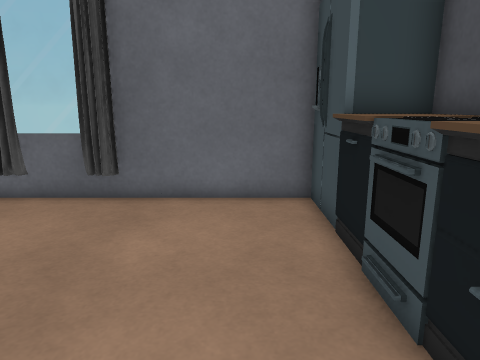
[1] (above)

15 first-person views from a walk through a 3-D level made in the Unity game engine. The camera is 1.3 m above the floor, tilts 12° down and sees 70° across. Doors are open. The floor is counted in squares, 0.5 m on a side. Each view is taken from the middle of a square. On the plan, view 1 faces up. The plan holds only what a view shows up to about 20 squares ahead; the rest is blank. The player character is not drawn. Some surface patterns are stand-ins.

[2]
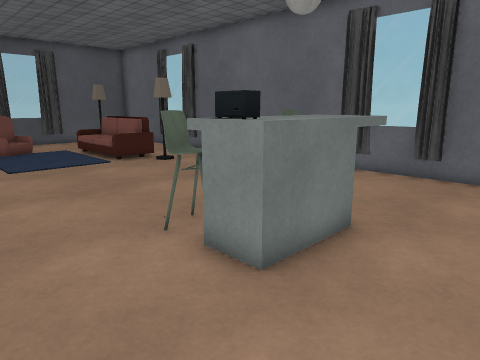

[3]
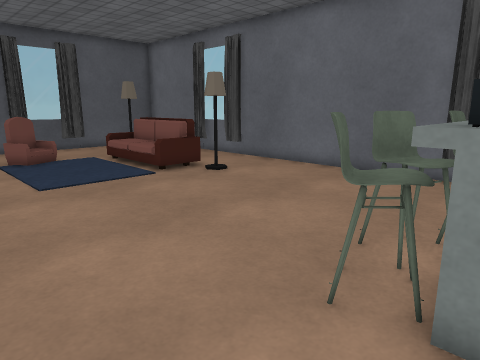

[4]
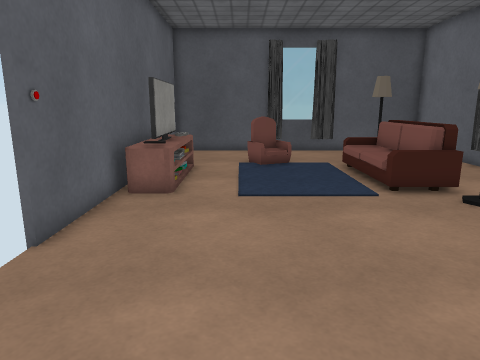

[5]
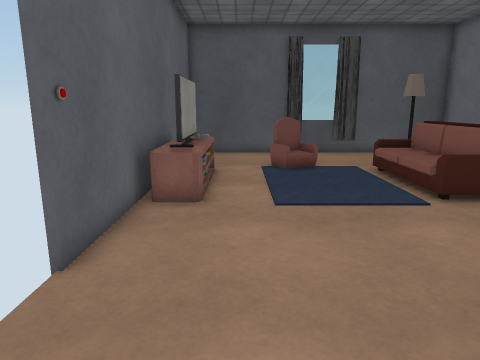

[6]
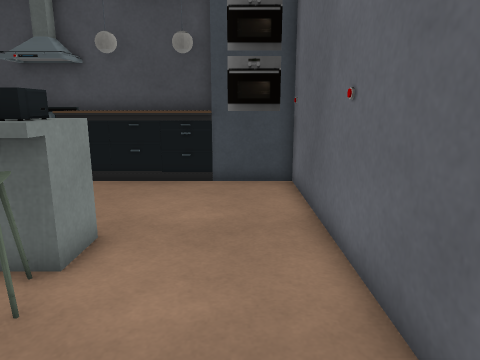

[7]
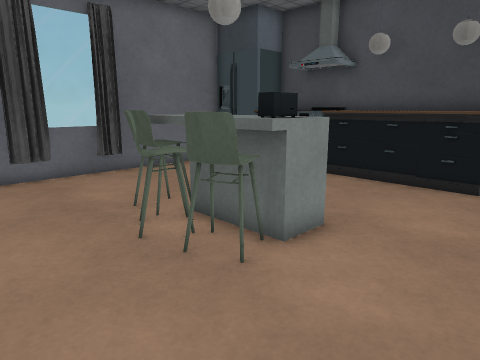

[8]
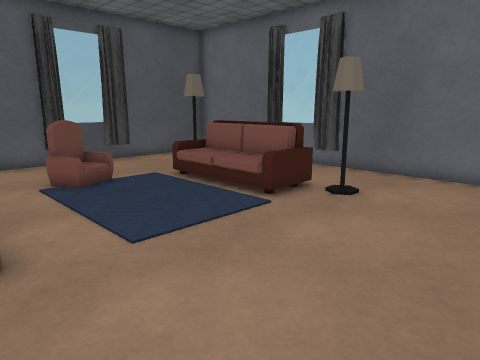

[9]
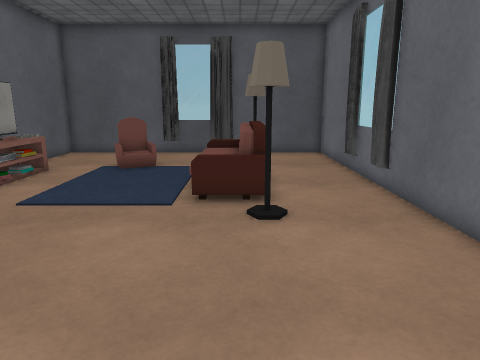

[10]
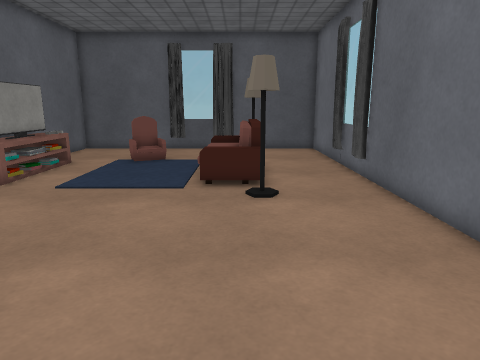

[11]
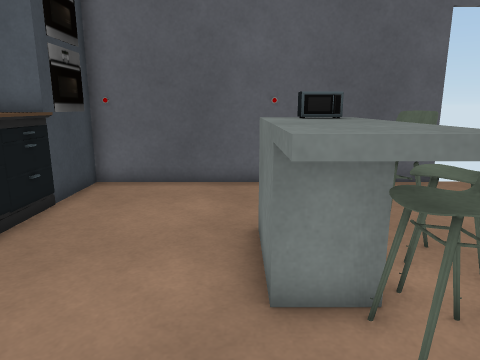

[12]
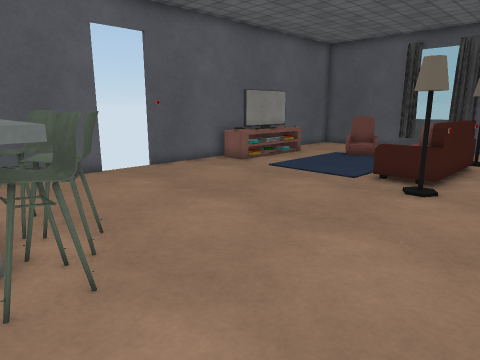

[13]
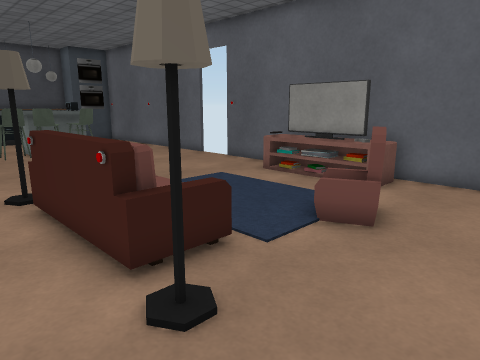

[14]
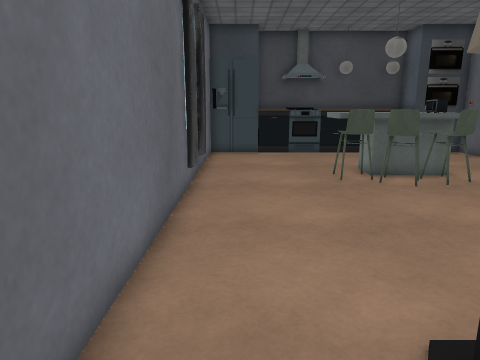

[15]
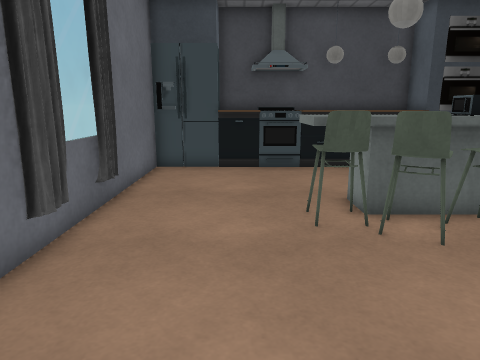

### Floor plan
Points are (right, up) in squares from view 1. A wall is a line through its corners. A room is listed if a view was taken in it or the views show most of it. See-through windows are left out.
Room 1 (views 1, 2, 3, 4, 5, 6, 7, 8, 9, 10, 11, 12, 13, 14, 15)
walls: (-9.9, -4.9) (2.1, -4.9); (2.2, 9.7) (-27, 9.7) (-27, -4.9) (-12.1, -4.9); (3.8, -2.1) (3.8, 7)
ways out: open door at (-11, -5)
objects: curtain (-27, 4); armchair (-23, 0) to (-22, 1); lamp (-23, 5) to (-22, 6); rug (-22, 0) to (-21, 1); TV (-21, -4) to (-16, -3); sofa (-21, 4) to (-16, 6); curtain (-18, 10); lamp (-16, 5) to (-15, 6); other object (-13, -5); other object (-7, 0) to (-6, 1); other object (-7, 2) to (-5, 3); other object (-6, 3) to (-5, 4); other object (-5, 0) to (-4, 1); other object (-4, 0) to (-3, 4); curtain (-4, 10); other object (2, -2) to (3, 9)

Where each view was taken, in squares from view 1:
view 1: 0 up, 0 right, facing up
view 2: 4 down, 0 right, facing up-left
view 3: 4 down, 4 left, facing up-left
view 4: 1 down, 6 left, facing left
view 5: 2 down, 7 left, facing left
view 6: 3 down, 10 left, facing right
view 7: 4 down, 10 left, facing up-right
view 8: 4 down, 10 left, facing up-left
view 9: 5 up, 7 left, facing left
view 10: 5 up, 5 left, facing left
view 11: 7 up, 3 left, facing down
view 12: 9 up, 4 left, facing down-left
view 13: 8 up, 26 left, facing down-right
view 14: 8 up, 18 left, facing right
view 15: 6 up, 13 left, facing right
